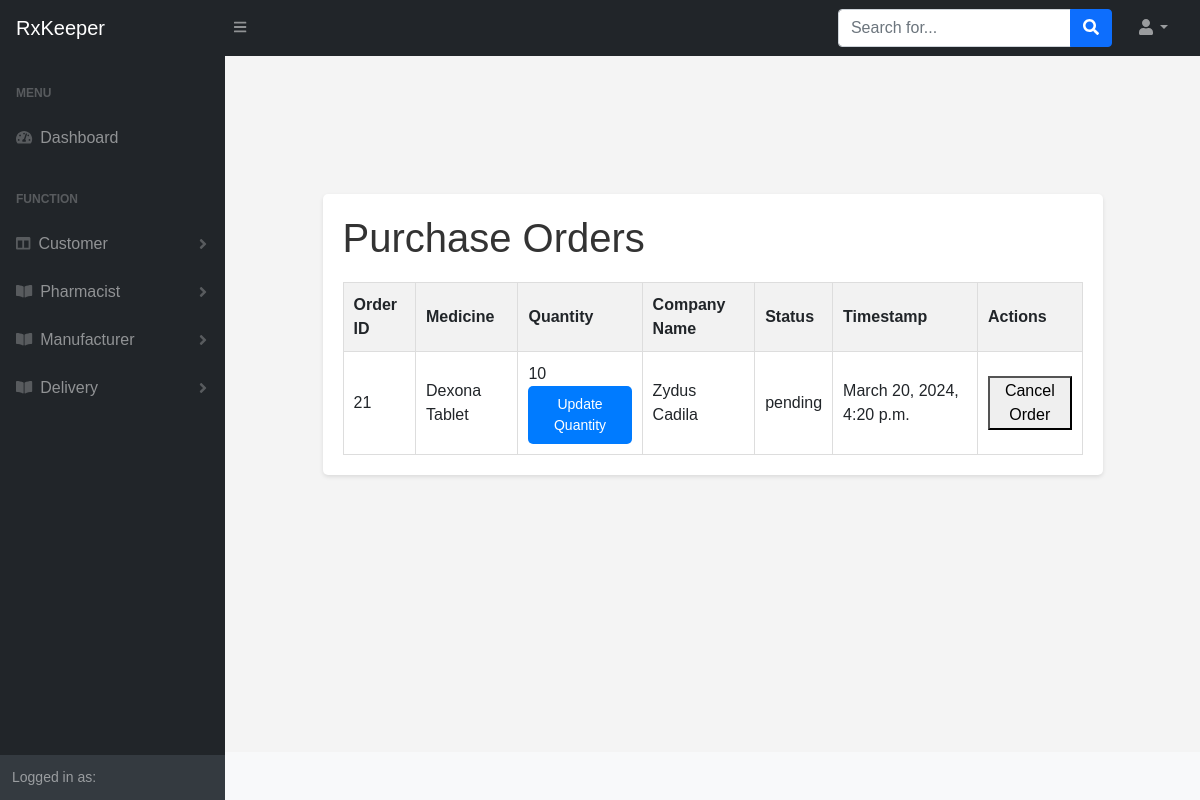
The app's page /main_project/purchase_orders/ with its own data.
### main_project/models.py (models this page shows, shortened)
class PurchaseOrder(models.Model):
    STATUS_CHOICES = [
        ('pending', 'Pending'),
        ('approved', 'Approved'),
        ('rejected', 'Rejected'),
    ]
    medicine = models.ForeignKey(Medicine, on_delete=models.CASCADE)
    quantity = models.PositiveIntegerField()
    company_name = models.CharField(max_length=255)
    status = models.CharField(max_length=10, choices=STATUS_CHOICES, default='pending')
    timestamp = models.DateTimeField(auto_now_add=True)
    active = models.BooleanField(default=True)  # New field for active status

### logi/models.py (models this page shows, shortened)
class Medicine(models.Model):
    medicine_id = models.AutoField(primary_key=True)
    medicine_name = models.CharField(max_length=255)
    requires_prescription = models.BooleanField(default=False)
    type_of_sell = models.CharField(max_length=255)
    manufacturer = models.CharField(max_length=255)
    salt = models.CharField(max_length=255)
    mrp = models.DecimalField(max_digits=10, decimal_places=2)
    uses = models.TextField(null=True,blank=True)
    alternate_medicines = models.TextField(null=True,blank=True)
    side_effects = models.TextField(null=True,blank=True)
    how_to_use = models.TextField(null=True,blank=True)
    chemical_class = models.CharField(max_length=255)
    habit_forming = models.BooleanField(default=False)
    therapeutic_class = models.CharField(max_length=255)
    action_class = models.CharField(max_length=255)
    how_it_works = models.TextField(null=True, blank=True)
    batch_no = models.CharField(max_length=255)
    exp_date = models.DateField()
    mfg_date = models.DateField()
    in_stock = models.IntegerField()
    wholesale_price = models.DecimalField(max_digits=10, decimal_places=2, default=0)
    added_date = models.DateField(auto_now_add=True)
    medicine_image = models.ImageField(upload_to='medicine_images/', null=True, blank=True)
    active_status = models.BooleanField(default=True)
    class Meta:
        verbose_name_plural = 'Medicines'

### main_project/views.py (the view)
# urls.py: path('purchase_orders/', views.purchase_order, name='purchase_orders'),
def purchase_order(request):
    if request.method == 'POST':
        order_id = request.POST.get('order_id')
        action = request.POST.get('action')
        if action == 'update_quantity':
            order = get_object_or_404(PurchaseOrder, id=order_id)
            order.quantity += 10
            order.save()
        elif action == 'cancel_order':
            order = get_object_or_404(PurchaseOrder, id=order_id)
            order.delete()
        return redirect('purchase_orders')
    else:
        orders = PurchaseOrder.objects.filter(active=True)
        return render(request, 'home/purchase_order.html', {'orders': orders})

### template/home/purchase_order.html (shortened to what this page needs)
{% extends "layouts/base.html" %}
{% block content %}
<div class="container">
    <h1>Purchase Orders</h1>
    <table>
        <thead>
            <tr>
                <th>Order ID</th>
                <th>Medicine</th>
                <th>Quantity</th>
                <th>Company Name</th>
                <th>Status</th>
                <th>Timestamp</th>
                <th>Actions</th>
            </tr>
        </thead>
        <tbody>
            {% for order in orders %}
            <tr>
                <td>{{ order.id }}</td>
                <td>{{ order.medicine.medicine_name }}</td>
                <td class="quantity-column">
                    <span class="quantity-number">{{ order.quantity }}</span>
                    <form method="POST" action="{% url 'purchase_orders' %}">
                        <button type="submit" class="update-button">Update Quantity</button>
                    </form>
                </td>
                <td>{{ order.company_name }}</td>
                <td>{{ order.status }}</td>
                <td>{{ order.timestamp }}</td>
                <td>
                    <form method="POST" action="{% url 'purchase_orders' %}">
                        <button type="submit">Cancel Order</button>
                    </form>
                </td>
            </tr>
            {% endfor %}
        </tbody>
    </table>
</div>
{% endblock %}

### template/home/purchase_order.html (style rules this page uses)
body { font-family: Arial, sans-serif; margin: 0; padding: 0; background-color: #f4f4f4; }
.container { width: 80%; margin: auto; background-color: #fff; padding: 20px; border-radius: 5px; box-shadow: 0 2px 4px rgba(0, 0, 0, 0.1); }
h1 { color: #333; margin-bottom: 20px; }
table { width: 100%; border-collapse: collapse; }
th, td { padding: 10px; border: 1px solid #ddd; text-align: left; }
th { background-color: #f2f2f2; font-weight: bold; }
.quantity-column { position: relative; }
.quantity-number { margin-right: 10px; }
.update-button { padding: 8px 16px; font-size: 14px; border: none; border-radius: 5px; cursor: pointer; background-color: #007bff; color: #fff; }

### records on screen
PurchaseOrder: id "21", medicine.medicine_name "Dexona Tablet", quantity "10", company_name "Zydus Cadila", status "pending", timestamp "March 20, 2024, 4:20 p.m."
